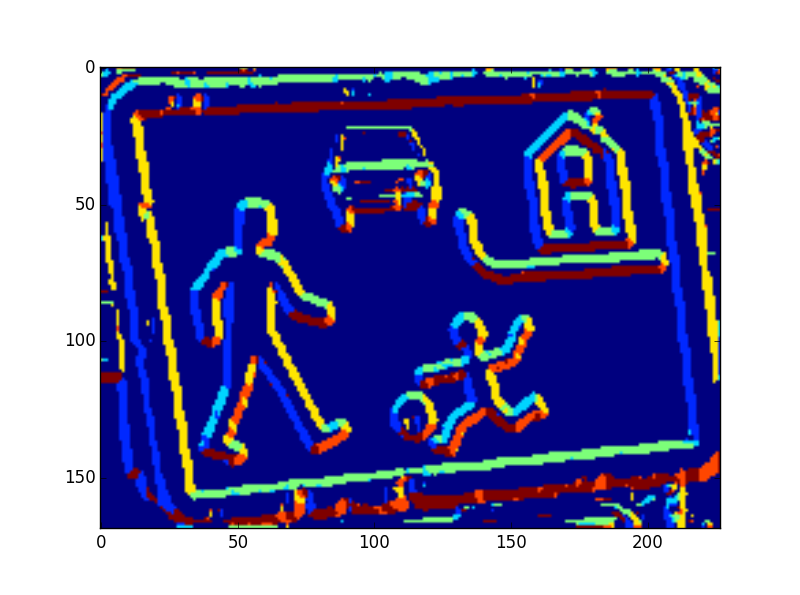
#> input picture images/board_angles.png, 800 x 595 px; its folder holds only this picture in this run
$ python -i Test.py   (imports and definitions only)
#> lines starting #> are read from the running program, lines starting #| are printed output that depends on the picture
#> further down, picture is the input picture: shape (595, 800, 3); mean B, G, R 172.1, 120.7, 120.5
# -*- coding: utf-8 -*-
"""
Created on Mon Oct 12 23:09:33 2015

@author: Rian
"""

import numpy as np
from scipy import ndimage
from scipy import signal
from scipy import stats
from glob import glob
from pathlib import Path

# [5 lines left out: function extract, not called in this run]

def calculatePixelAngleAndMagnitude(image):
    verticalKernel = np.matrix([[-1,-1,-1],[0,0,0],[1,1,1]])
    verticalR = signal.convolve2d(image[:,:,0], verticalKernel, boundary = 'symm')
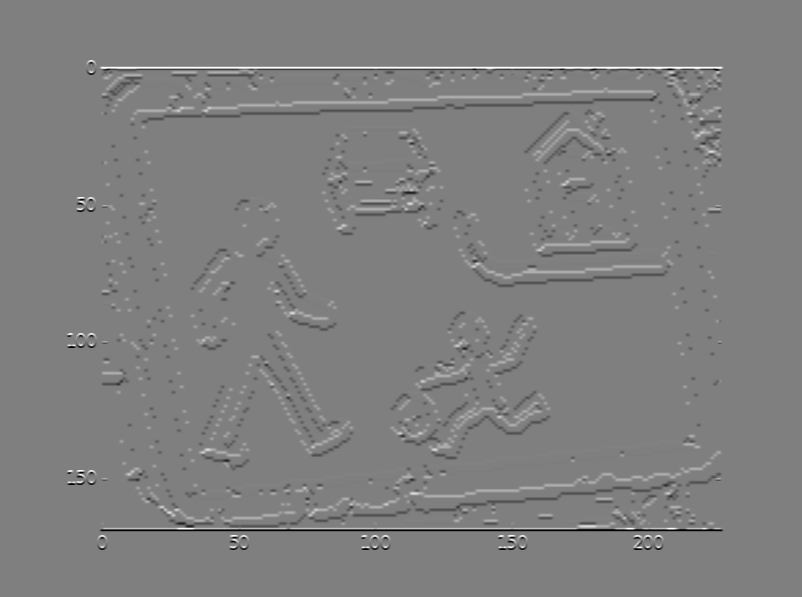
#> verticalR: shape (597, 802) int64; min -765, max 765, mean 0; drawn with min black and max white
    verticalG = signal.convolve2d(image[:,:,1], verticalKernel, boundary = 'symm')
    verticalB = signal.convolve2d(image[:,:,2], verticalKernel, boundary = 'symm')
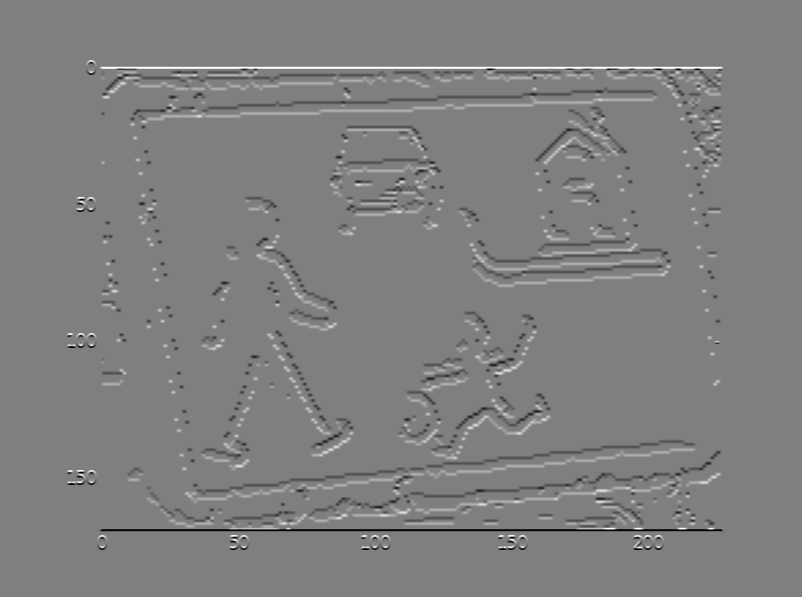
#> verticalB: shape (597, 802) int64; min -765, max 765, mean 0; drawn with min black and max white
    verticalDifference = np.mean(np.dstack([verticalR, verticalG, verticalB]),2)
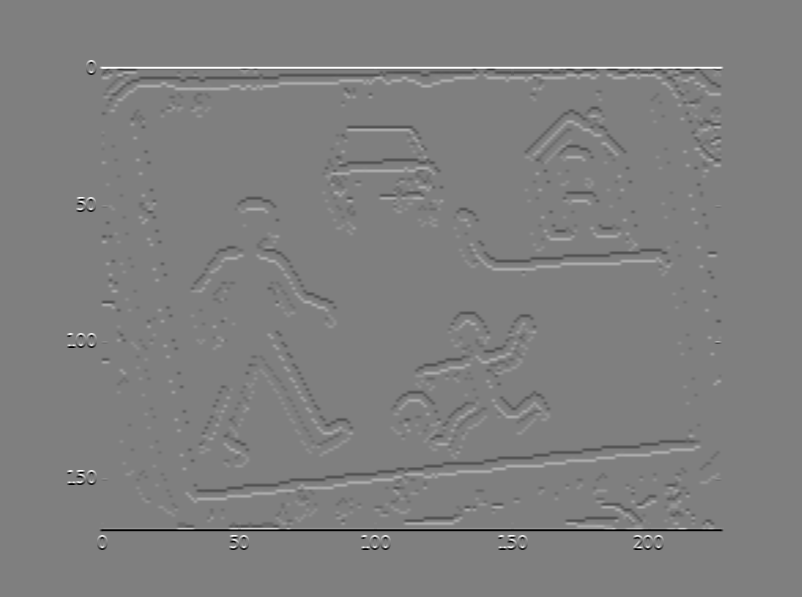
#> verticalDifference: shape (597, 802) float64; min -765, max 765, mean 0; drawn with min black and max white

    horizontalKernel = np.matrix([[-1,0,1],[-1,0,1],[-1,0,1]])
    horizontalR = signal.convolve2d(image[:,:,0], horizontalKernel, boundary = 'symm')
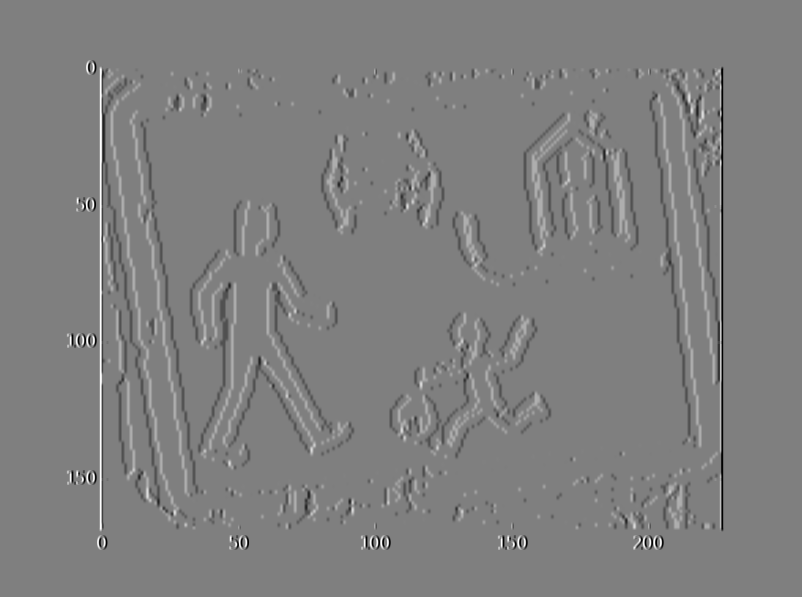
#> horizontalR: shape (597, 802) int64; min -765, max 765, mean 0; drawn with min black and max white
    horizontalG = signal.convolve2d(image[:,:,1], horizontalKernel, boundary = 'symm')
    horizontalB = signal.convolve2d(image[:,:,2], horizontalKernel, boundary = 'symm')
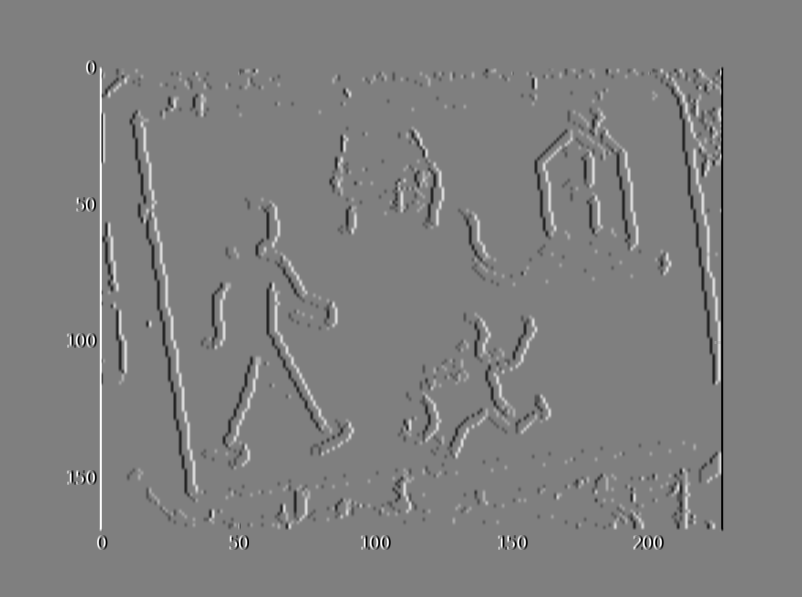
#> horizontalB: shape (597, 802) int64; min -765, max 765, mean 0; drawn with min black and max white
    horizontalDifference = np.mean(np.dstack([horizontalR, horizontalG, horizontalB]),2)

    angle = np.vectorize(np.arctan2)(verticalDifference, horizontalDifference)
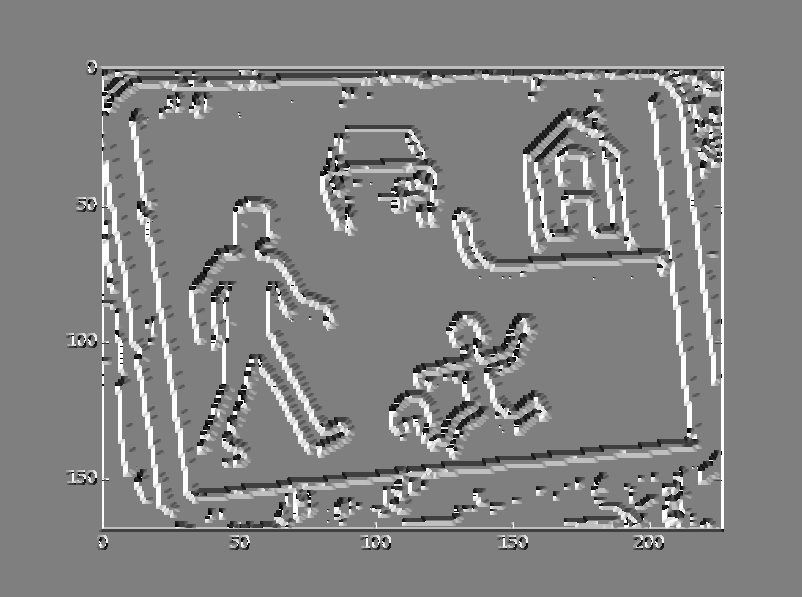
#> angle: shape (597, 802) float64; min -3.14, max 3.14, mean 0.0988; drawn with min black and max white
    magnitude = np.vectorize(lambda x,y: np.sqrt(x**2 + y**2))(verticalDifference, horizontalDifference)
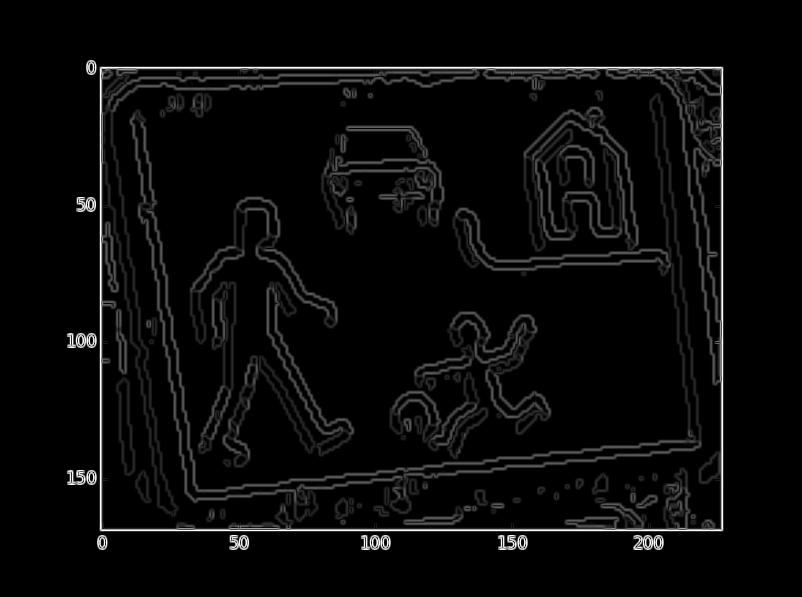
#> magnitude: shape (597, 802) float64; min 0, max 766.2, mean 28.7; drawn with min black and max white

    return (angle, magnitude)

# [65 lines left out: functions calculateAngleFeatures, calculateNormalizedColorFeatures, calculateColorFeatures, calculateAngleMoments, normalizeImage, not called in this run]

def loadTrainingImages():
    imagePaths = glob("train/*/*/*.png")
    return list(map(extract, imagePaths))


>>> import cv2
>>> picture = cv2.imread('images/board_angles.png')
>>> result = calculatePixelAngleAndMagnitude(picture)

$ run again, on images/circle_angles.png
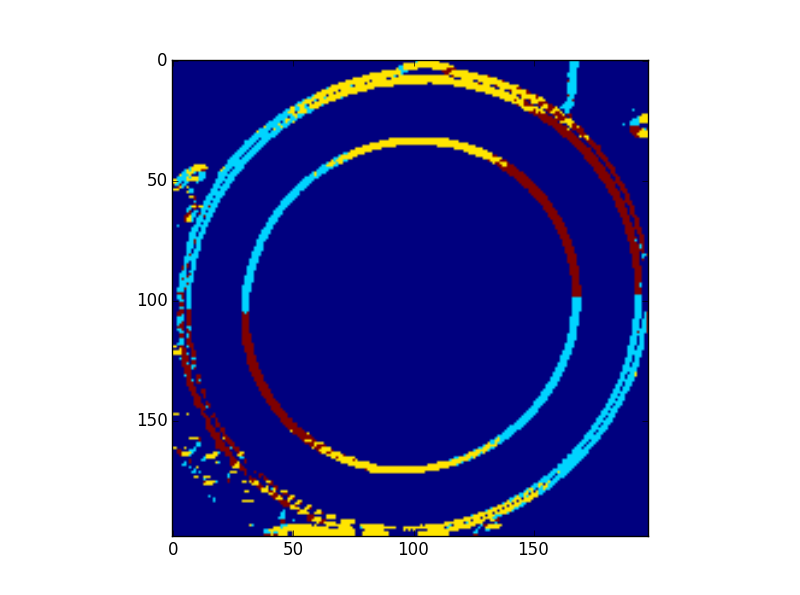
#> input picture images/circle_angles.png, 800 x 595 px
#> picture is the input picture: shape (595, 800, 3); mean B, G, R 190.4, 142.3, 140.4
#> in calculatePixelAngleAndMagnitude, `angle = np.vectorize(np.arctan2)(verticalDifference, horizontalDiffere..`:
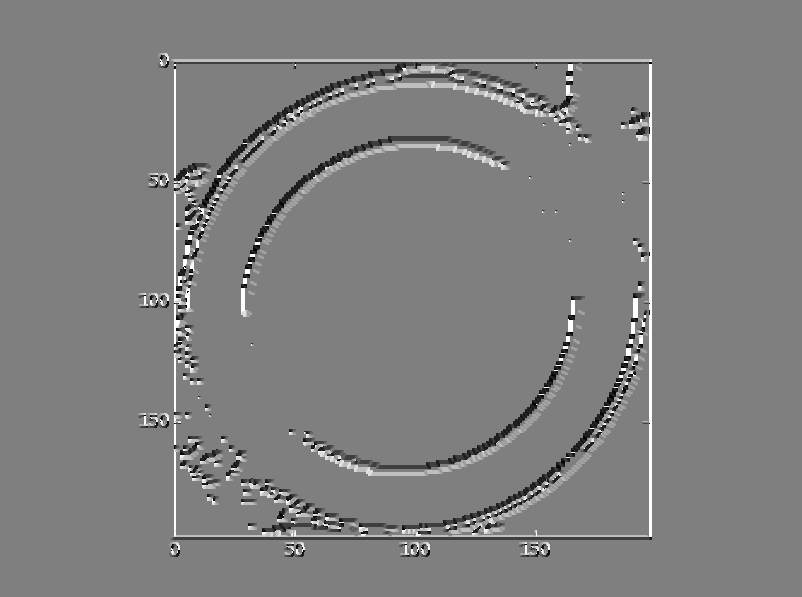
#> angle: shape (597, 802) float64; min -3.14, max 3.14, mean 0.00277; drawn with min black and max white
#> in calculatePixelAngleAndMagnitude, `magnitude = np.vectorize(lambda x,y: np.sqrt(x**2 + y**2))(verticalDif..`:
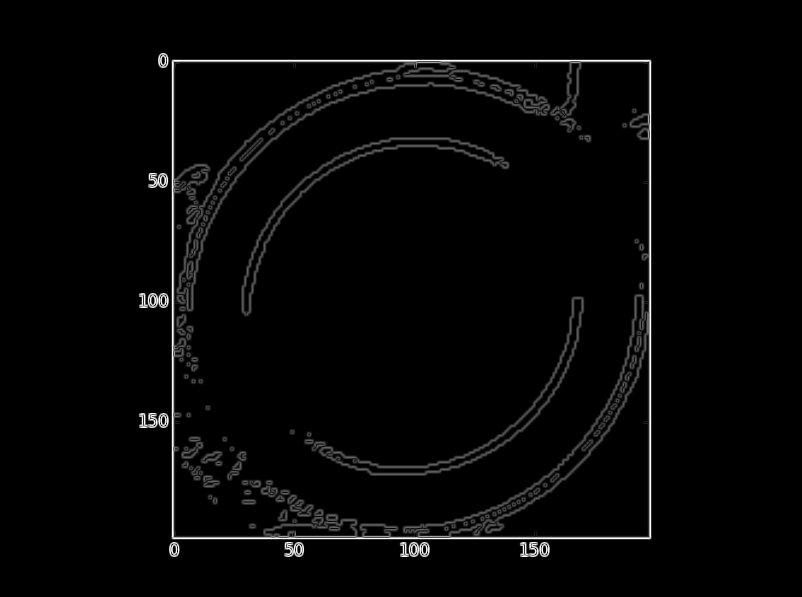
#> magnitude: shape (597, 802) float64; min 0, max 766.2, mean 17.2; drawn with min black and max white
